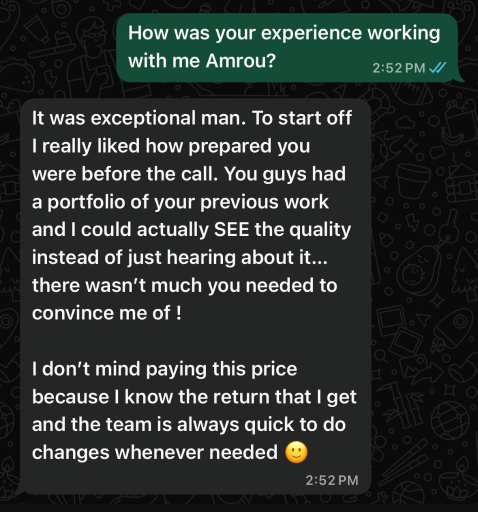
#> input picture client-code/websites-ARCHIVE/ascender-media/testi-amrou.png, 955 x 1024 px (shown at 1/2 size)
$ python grade.py ../../../client-code/websites-ARCHIVE/ascender-media/testi-amrou.png out.png
#> lines starting #> are read from the running program, lines starting #| are printed output that depends on the picture
"""Grade any photo into one house look so a set of images reads as one studio's work.

python3 grade.py <in> <out_basename> [--look graphite|mono|warm|none] [--grain 0.06] [--vignette 0.25]
                 [--crop 16:10] [--focus 0.5,0.5] [--width 2400]

Writes <out_basename>-<width>.webp and <out_basename>-<width//2>.webp (for srcset) and prints both paths.
Looks:
  graphite  black and white, tinted between the Disojo ink #0D1318 and paper #D8E2EC (the site palette)
  mono      neutral black and white, slightly lifted blacks (film)
  warm      colour kept, desaturated 25%, warm highlights, lifted blacks (the Monolog family)
  none      colour untouched (still cropped, grained, resized)
Grain is monochrome, sized for the output width, applied after the grade so it reads as film, not noise.
Pillow only (no numpy). Never upscale: if the source is smaller than --width, the output stays at source width
and the script says so (a soft full-bleed photo is worse than a smaller sharp one).
"""
import argparse
import sys
from PIL import Image, ImageOps, ImageEnhance, ImageFilter, ImageChops


def hexrgb(h):
    h = h.lstrip('#')
    return tuple(int(h[i:i + 2], 16) for i in (0, 2, 4))


def crop_to(im, ratio, focus):
    if not ratio:
        return im
    a, b = (float(x) for x in ratio.split(':'))
    want = a / b
    w, h = im.size
    fx, fy = focus
    if w / h > want:
        nw = int(h * want)
        x = int(min(max(fx * w - nw / 2, 0), w - nw))
        return im.crop((x, 0, x + nw, h))
    nh = int(w / want)
    y = int(min(max(fy * h - nh / 2, 0), h - nh))
    return im.crop((0, y, w, y + nh))


def curve(im, lift=0, gamma=1.0, crush=255):
    lut = []
    for i in range(256):
        v = (i / 255) ** gamma
        lut.append(int(lift + v * (crush - lift)))
    return im.point(lut * (3 if im.mode == 'RGB' else 1))


def grade(im, look):
    if look == 'graphite':
        g = ImageOps.grayscale(im)
        g = ImageOps.autocontrast(g, cutoff=0.6)
        g = curve(g, lift=10, gamma=1.08, crush=246)
        return ImageOps.colorize(g, black=hexrgb('#0D1318'), white=hexrgb('#D8E2EC'), mid=hexrgb('#6B7681'))
    if look == 'mono':
        g = ImageOps.grayscale(im)
        g = ImageOps.autocontrast(g, cutoff=0.6)
        return curve(g, lift=14, gamma=1.05, crush=245).convert('RGB')
    if look == 'warm':
        c = ImageEnhance.Color(im).enhance(0.75)
        c = curve(c, lift=12, gamma=1.03, crush=248)
        r, g, b = c.split()
        r = r.point(lambda v: min(255, int(v * 1.035)))
        b = b.point(lambda v: int(v * 0.96))
        return Image.merge('RGB', (r, g, b))
    return im


def vignette(im, amount):
    if amount <= 0:
        return im
    w, h = im.size
    m = Image.new('L', (w // 8 or 1, h // 8 or 1), 0)
    mw, mh = m.size
    px = m.load()
    for y in range(mh):
        for x in range(mw):
            dx, dy = (x / mw - .5) * 2, (y / mh - .5) * 2
            d = min(1.0, (dx * dx + dy * dy) ** .5 / 1.25)
            px[x, y] = int(255 * (d ** 2.2) * amount)
    m = m.resize((w, h), Image.BILINEAR).filter(ImageFilter.GaussianBlur(w / 60))
    dark = Image.new('RGB', (w, h), (0, 0, 0))
    return Image.composite(dark, im, m)


def grain(im, amount):
    if amount <= 0:
        return im
    w, h = im.size
    scale = 1.6 if w >= 1600 else 1.2  # grain grain-size relative to output
    n = Image.effect_noise((int(w / scale), int(h / scale)), 64).resize((w, h), Image.BILINEAR)
    n = n.point(lambda v: 128 + (v - 128))
    n = Image.merge('RGB', (n, n, n))
    return ImageChops.blend(im, ImageChops.overlay(im, n), amount * 4)


def main():
    ap = argparse.ArgumentParser()
    ap.add_argument('src')
    ap.add_argument('out')
    ap.add_argument('--look', default='graphite', choices=['graphite', 'mono', 'warm', 'none'])
    ap.add_argument('--grain', type=float, default=0.06)
    ap.add_argument('--vignette', type=float, default=0.25)
    ap.add_argument('--crop', default='')
    ap.add_argument('--focus', default='0.5,0.5')
    ap.add_argument('--width', type=int, default=2400)
    ap.add_argument('--quality', type=int, default=82)
    a = ap.parse_args()
    im = ImageOps.exif_transpose(Image.open(a.src)).convert('RGB')
    im = crop_to(im, a.crop, tuple(float(x) for x in a.focus.split(',')))
    if im.width < a.width:
        print(f'note: source is {im.width}px wide, smaller than {a.width}; not upscaling. '
              f'Full-bleed on a 1512 Retina screen needs about 3000px.', file=sys.stderr)
    W = min(a.width, im.width)
#> W = 955
    im = im.resize((W, int(im.height * W / im.width)), Image.LANCZOS) if im.width != W else im
    im = grade(im, a.look)
#> in grade, `g = ImageOps.grayscale(im)`:
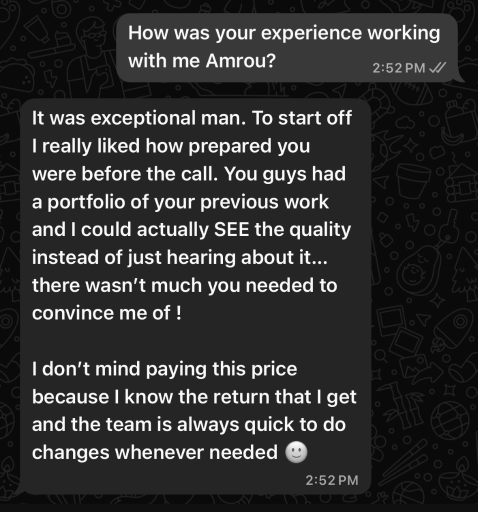
#> g: PIL image 955x1024 L (shown at 1/2 size); min 1, max 255, mean 47.9
#> in grade, `return ImageOps.colorize(g, black=hexrgb('#0D1318'), white=hexrgb('#D8..`:
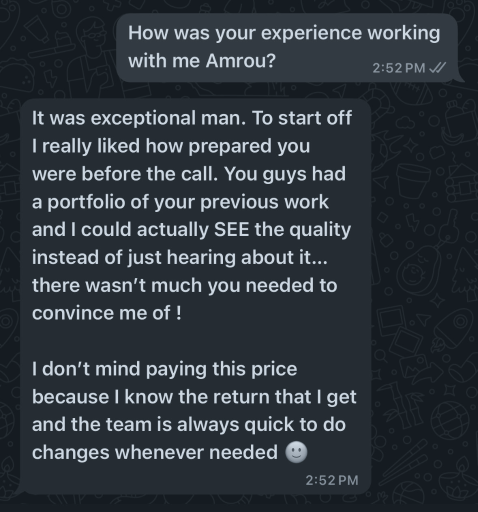
#> returned value: PIL image 955x1024 RGB (shown at 1/2 size); mean R, G, B 46.5, 53.7, 60.7
    im = vignette(im, a.vignette)
#> in vignette, `m = Image.new('L', (w // 8 or 1, h // 8 or 1), 0)`: m: PIL image 119x128 L; every value is 0
#> in vignette, `m = m.resize((w, h), Image.BILINEAR).filter(ImageFilter.GaussianBlur(w..`:
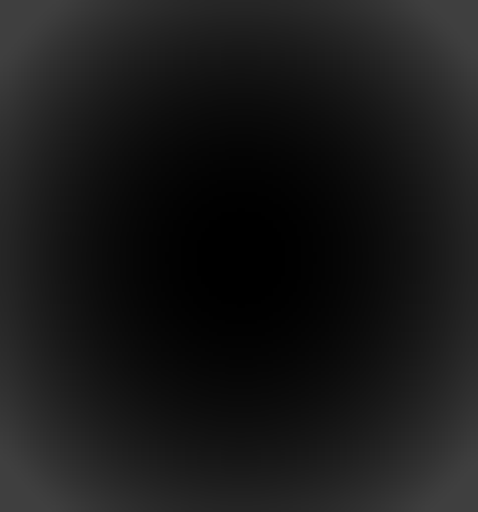
#> m: PIL image 955x1024 L (shown at 1/2 size); min 0, max 63, mean 24.9
#> in vignette, `dark = Image.new('RGB', (w, h), (0, 0, 0))`: dark: PIL image 955x1024 RGB; every value is 0
    outs = []
    for w in (W, W // 2):
        v = im if w == W else im.resize((w, int(im.height * w / W)), Image.LANCZOS)
        v = grain(v, a.grain)
        p = f'{a.out}-{w}.webp'
        v.save(p, 'WEBP', quality=a.quality, method=6)
        outs.append(p)
#> this loop made 2 passes
#> pass 1, in grain, `n = Image.effect_noise((int(w / scale), int(h / scale)), 64).resize((w..`:
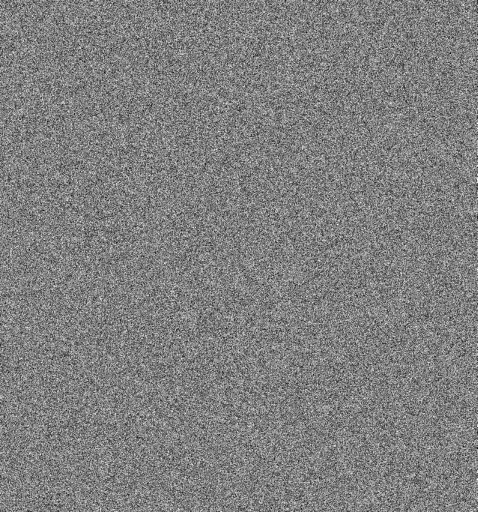
#> n: PIL image 955x1024 L (shown at 1/2 size); min 0, max 255, mean 127.6
#> pass 2, in main, `v = im if w == W else im.resize((w, int(im.height * w / W)), Image.LAN..`:
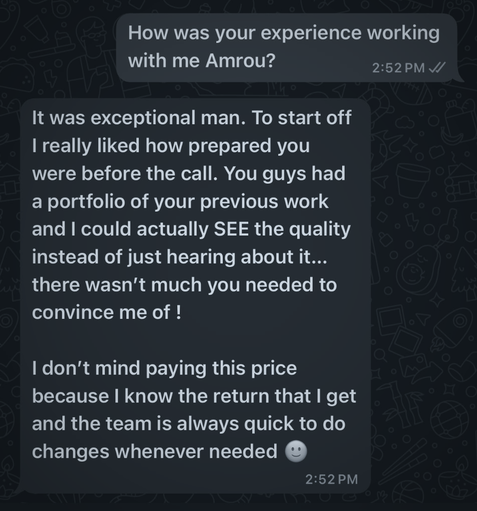
#> v: PIL image 477x511 RGB; mean R, G, B 42.6, 49.1, 55.4
#> after the loop, outs = ['out.png-955.webp', 'out.png-477.webp']
    print('\n'.join(outs))
#| out.png-955.webp
#| out.png-477.webp


if __name__ == '__main__':
    main()

$ run again, on client-code/websites-ARCHIVE/ascender-media/testi-jash.png
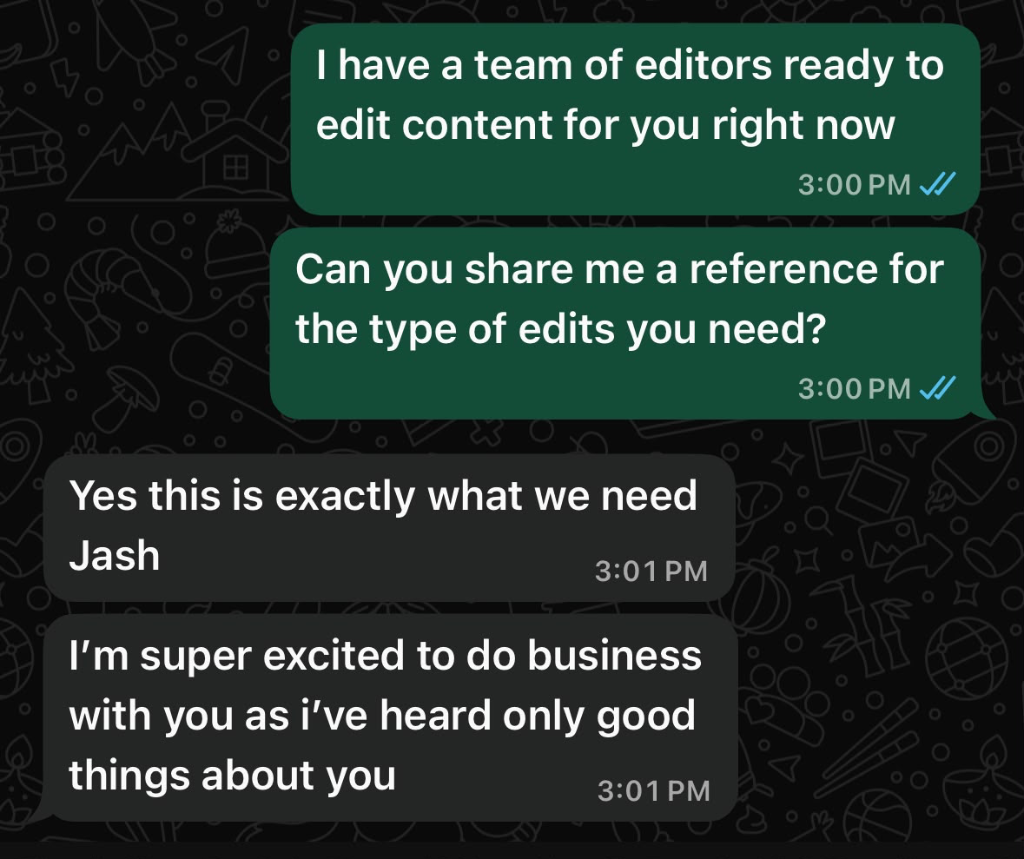
#> input picture client-code/websites-ARCHIVE/ascender-media/testi-jash.png, 1024 x 859 px
#> dark: PIL image 1024x859 RGB; every value is 0
#> the loop in main, `for w in (W, W // 2):` made 2 passes
#> pass 1, in grain, `n = Image.effect_noise((int(w / scale), int(h / scale)), 64).resize((w..`:
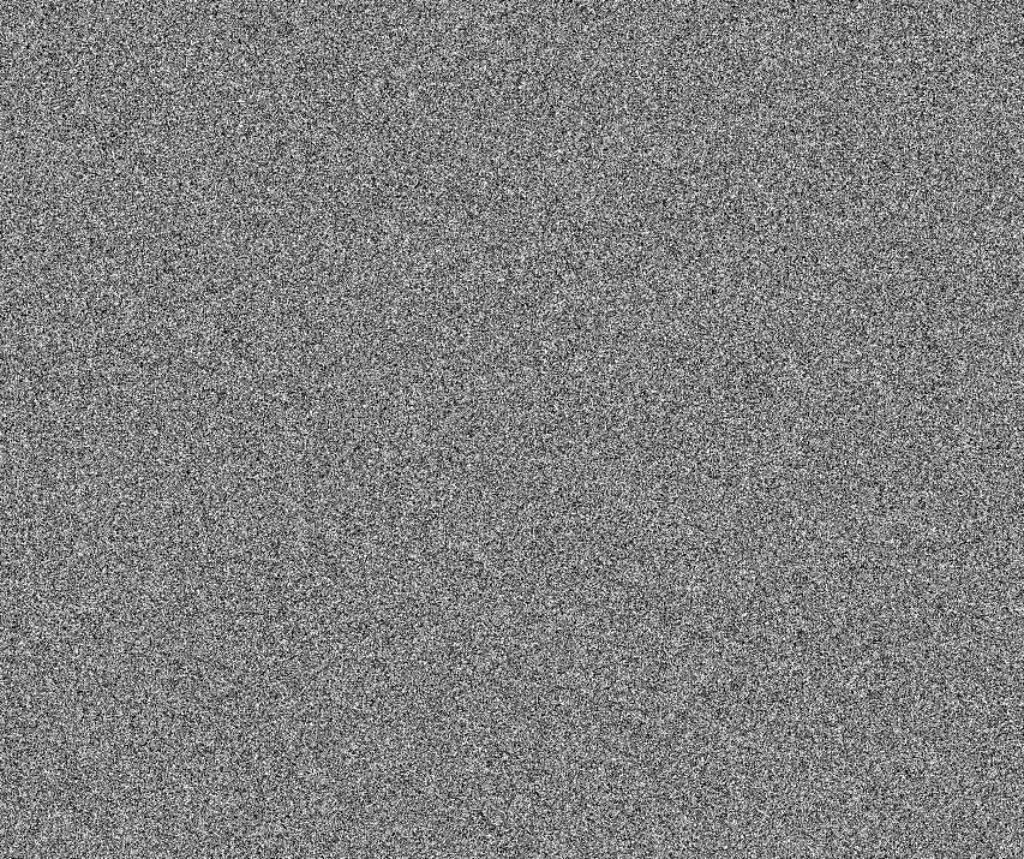
#> n: PIL image 1024x859 L; min 0, max 255, mean 127.5
#> pass 2, in main, `v = im if w == W else im.resize((w, int(im.height * w / W)), Image.LAN..`:
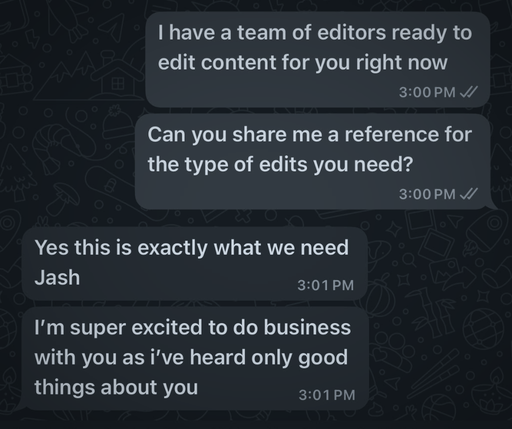
#> v: PIL image 512x429 RGB; mean R, G, B 40.5, 47, 53.4
#> after the loop in main, `for w in (W, W // 2):`: outs = ['out.png-1024.webp', 'out.png-512.webp']
#| out.png-1024.webp
#| out.png-512.webp
